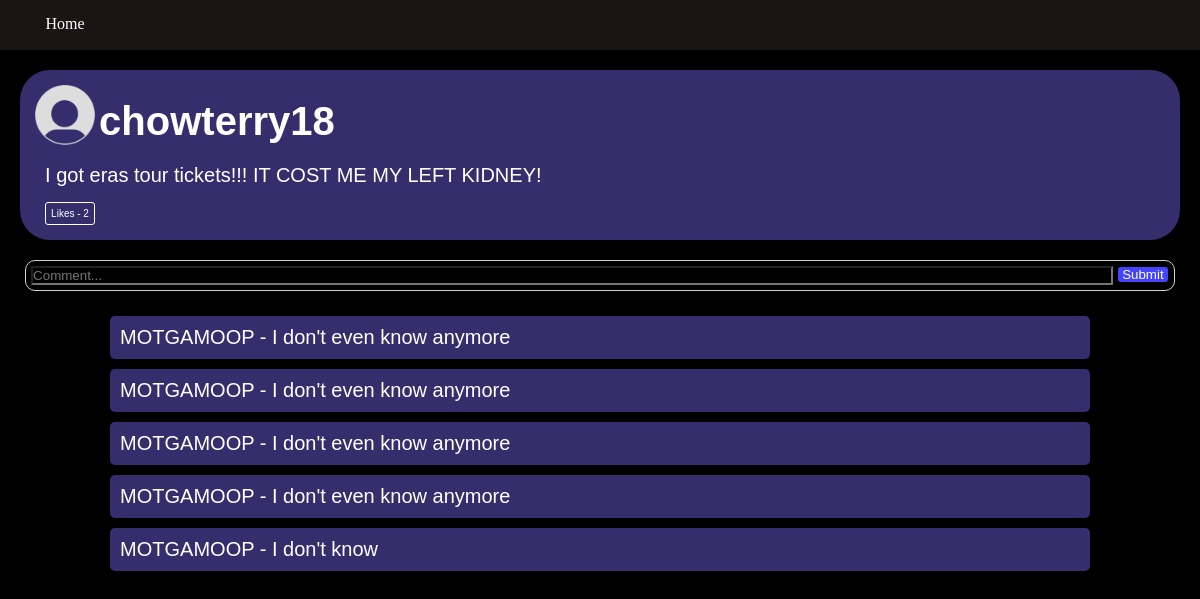
Page /twitter/post/4 (signed in) on the earlier database version.
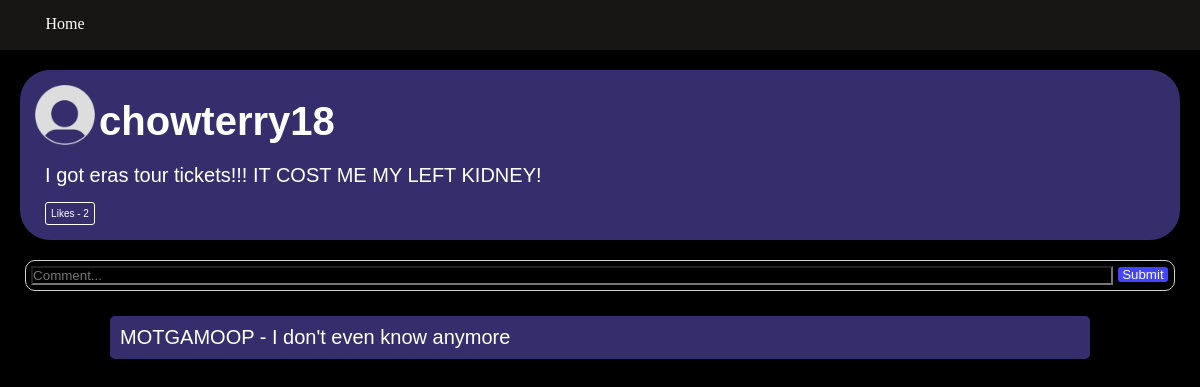
Same page on the later database version.
### twitter/models.py (models this page shows, shortened)
class Post(models.Model):
    text = models.CharField(max_length=200)
    pub_date = models.DateTimeField("date published")
    user = models.ForeignKey(User2, on_delete=models.PROTECT)
    likes = models.IntegerField(default = 0)
    likedBy = models.ManyToManyField(User2, related_name="post_like")
    commentsCount = models.IntegerField(default = 0)
    def getComments(self):
        return Comment.objects.filter(post = self)

class User2(models.Model):
    username = models.CharField(max_length = 200)
    password = models.CharField(max_length = 200, default = "password")
    profile_picture = models.ImageField(upload_to = "media/twitter/", default = "static/twitter/default.png")
    def __str__(self):
        return self.username

class Comment(models.Model):
    text = models.CharField(max_length = 200)
    pub_date = models.DateTimeField("date published")
    user = models.ForeignKey(User2, on_delete=models.CASCADE)
    likes = models.IntegerField(default = 0)
    comments = models.IntegerField(default = 0)
    post = models.ForeignKey(Post, on_delete=models.CASCADE)

### twitter/views.py (the view, shortened to what this page needs)
# urls.py: path("post/<int:pk>", views.PostView, name="post"),
def PostView(request, pk):
    tempPost = get_object_or_404(Post, pk=pk)
    user = get_object_or_404(User2, username=request.user.username)
    liked = False
    own = False
    if tempPost.likedBy.filter(username=user.username).exists():
        liked = True
    if tempPost.user.username == user.username:
        own = True
    context = {"post": tempPost, "liked": liked, "own": own}
    return render(request, 'twitter/post.html', context)

### twitter/templates/twitter/post.html (shortened to what this page needs)
<!DOCTYPE html>
<html lang="en">
<head>
    {% load static %}
    <link rel = "stylesheet" href = "{% static 'twitter/css/post.css' %}">
</head>
<body>
    <div class="navbar">
        <a href = "{% url 'home' %}"><div class = "homebutton"> Home </div></a>
    </div>
    {% if post %}
        <div class="post">
            <img src = "{% static 'twitter/images/default.png' %}", width = 60px, height = 60px>
            <a href = "{% url 'profile' username=post.user %}"><h2>{{post.user}}</h2></a>
            <br>
            <span>{{post.text}}</span>
            <form action="{% url 'likepost' pk=post.pk %}" method="POST">
                {% if liked %}
                    <button type="submit" class = "poststatsliked">
                        Likes - {{post.likes}}
                    </button>
                {% else %}
                    <button type="submit" class = "poststats">
                        Likes - {{post.likes}}
                    </button>
                {% endif %}
            </form>
        </div>
        <form action = "/twitter/post/{{post.pk}}" method = "post" class = "commentsub">
            <button class = "subbutton" type="submit">Submit</button>
            <span class = "idk"><input type = "text" id = "comment" name = "comment" placeholder = "Comment..."></span>
        </form>
        {% for x in post.getComments %}
            <div class = "comment">
                <span class = "commenttext">
                    <a href = "{% url 'profile' username=x.user %}">{{x.user}}</a> - {{x.text}}
                </span>
            </div>
        {% endfor %}
    {% else %}
        <p>No Post Available</p>
    {% endif %}
</body>
</html>

### twitter/static/twitter/css/post.css (style rules this page uses)
.navbar { position:fixed; width:100%; height:50px; background-color:rgb(24, 21, 21); top:0px; }
.homebutton { padding:5px; height:20px; margin:10px; border-radius:10px; text-align:center; width:100px; color:white; margin-right:10px; }
.post { padding:15px; margin:20px; margin-top: 70px; border-radius: 30px; height:auto; color:white; background-color:rgb(54, 46, 108); }
.post span { font-family:'Trebuchet MS', 'Lucida Sans Unicode', 'Lucida Grande', 'Lucida Sans', Arial, sans-serif; font-size:20px; margin:10px; display:block; overflow:auto; }
.post h2 { font-family:'Trebuchet MS', 'Lucida Sans Unicode', 'Lucida Grande', 'Lucida Sans', Arial, sans-serif; font-size:40px; display:inline; bottom:10px; position:relative; }
.post a { position:inline; }
h2 { color:white; }
.commentsub { border-radius:10px; background-color:black; color:white; border: solid 1px; border-color:lightgray; padding:5px; margin:25px; margin-top:0; width:auto; }
.commentsub input { background-color:transparent; color:inherit; outline:none; width:100%; }
.commentsub span { width:calc(100% - 60px); }
.subbutton { float:right; width:50px; background-color:rgb(68, 68, 255); color:white; margin:1px; border-radius:3px; border:none; font-family:'Trebuchet MS', 'Lucida Sans Unicode', 'Lucida Grande', 'Lucida Sans', Arial, sans-serif; height:15px; }
.idk { display:block; }
a { text-decoration:none; }
.comment { border-radius:5px; background-color:rgb(54, 46, 108); width:80%; height:auto; margin:10px; margin-left:auto; margin-right:auto; padding:10px; }
.commenttext { overflow:auto; font-family:'Trebuchet MS', 'Lucida Sans Unicode', 'Lucida Grande', 'Lucida Sans', Arial, sans-serif; font-size:20px; color:white; }
a { color:white; text-decoration:none; }
* { margin:0; padding:0; }
body { background-color:black; padding:0.1px; }
.poststats { border:solid 1px; color:white; border-color:white; border-radius:3px; font-family:'Trebuchet MS', 'Lucida Sans Unicode', 'Lucida Grande', 'Lucida Sans', Arial, sans-serif; font-size:10px; display:inline-block; padding:5px; margin:5px; margin-left:10px; margin-bottom:0; background-color:transparent; }

Differences in the rows shown:
removed Comment: user "MOTGAMOOP", text "I don't even know anymore"
removed Comment: user "MOTGAMOOP", text "I don't even know anymore"
removed Comment: user "MOTGAMOOP", text "I don't even know anymore"
removed Comment: user "MOTGAMOOP", text "I don't know"
